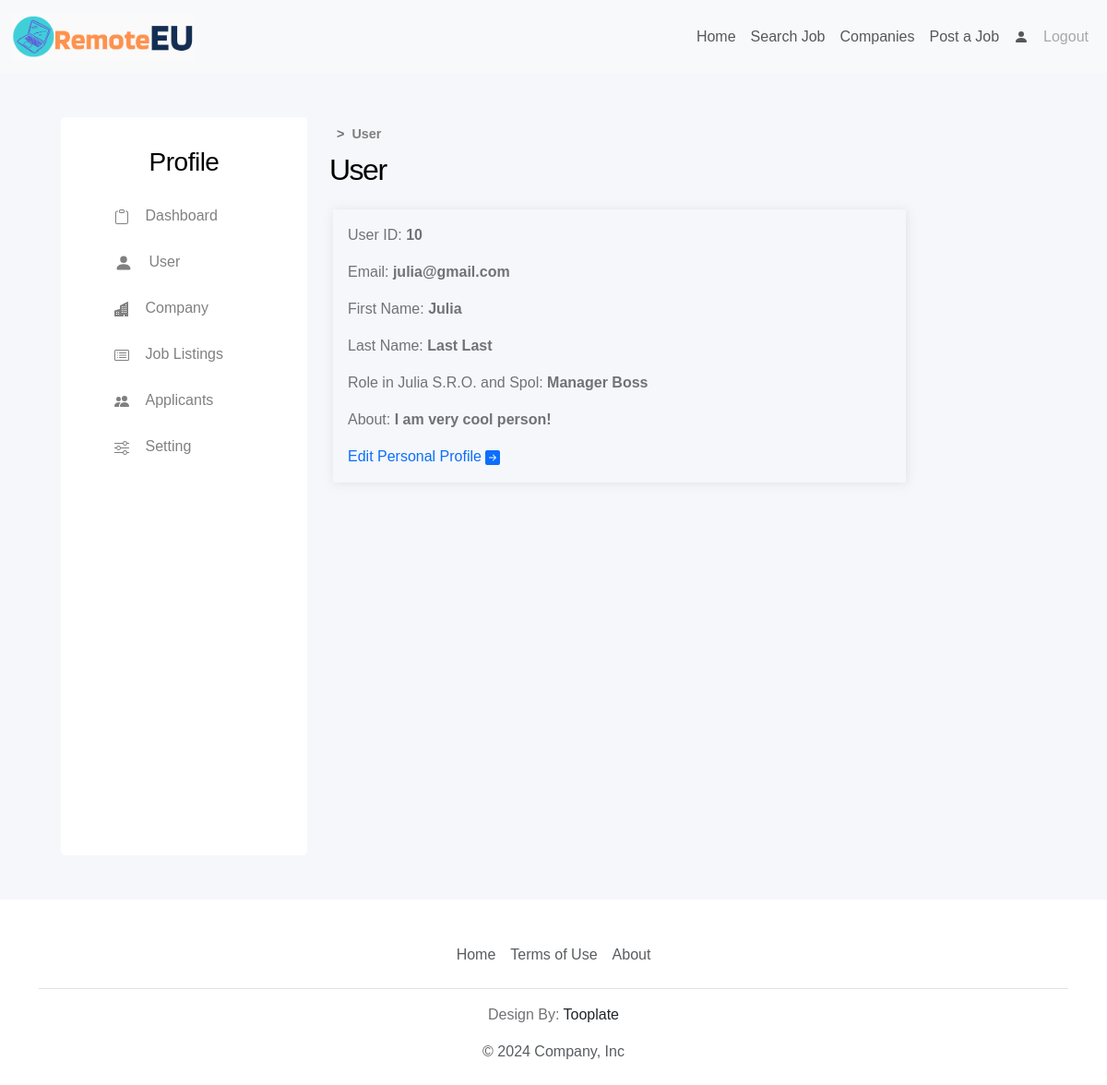
The app's page /user (signed in) with its own data.
### tables.py (models this page shows, shortened)
class User(UserMixin, db.Model):
    id: Mapped[int] = mapped_column(Integer, primary_key=True)
    email: Mapped[str] = mapped_column(String(100), unique=True)
    password: Mapped[str] = mapped_column(String(100))
    company: Mapped[str] = mapped_column(String(100))

class PersonalProfile(db.Model):
    user_id: Mapped[int] = mapped_column(Integer, ForeignKey(User.id), primary_key=True)
    f_name: Mapped[str] = mapped_column(String(100))
    l_name: Mapped[str] = mapped_column(String(100))
    role: Mapped[str] = mapped_column(String(100))
    about: Mapped[str] = mapped_column(String(500))

### main.py (the view)
@app.route('/user', methods=['GET', 'POST'])
@login_required
def user():
    existing_profile = PersonalProfile.query.filter_by(user_id=current_user.id).first()
    return render_template('profile/user.html',
                           existing_profile=existing_profile,
                           logged_in = current_user.is_authenticated)

### main.py (called while the page is built)
@login_manager.user_loader
def load_user(user_id):
    return db.get_or_404(User, user_id)

### templates/profile/user.html (shortened to what this page needs)
{% extends "base_profile.html" %} {% block profile_content %}
<section id="user">
    <div class="container">
        <div id="breadcrumbs" class="d-flex my-2">
            <p class="mx-2">></p>
            <a href="{{ url_for('user') }}">User</a>
        </div>
        <h2>User</h2>
        <div class="row justify-content-lg-between justify-content-md-center justify-content-sm-center p-3">
            <div class="col-lg-10 col-md-10 col-sm-12 p-3 mb-5 shadow-strong">
                <div>
                    <p>User ID: <span class="fw-bold">{{ current_user.id }}</span></p>
                </div>
                <div class="row">
                    <p>Email: <span class="fw-bold">{{ current_user.email }}</span></p>
                </div>
                <div class="row">
                    <p>First Name: <span class="fw-bold">{{ existing_profile.f_name }}</span></p>
                </div>
                <div class="row">
                    <p>Last Name: <span class="fw-bold">{{ existing_profile.l_name }}</span></p>
                </div>
                <div class="row">
                    <p>Role in {{ current_user.company }}: <span class="fw-bold">{{ existing_profile.role }}</span></p>
                </div>
                <div class="row">
                    <p>About: <span class="fw-bold">{{ existing_profile.about }}</span></p>
                </div>
                <a href="{{ url_for('edit_user') }}" class="text-decoration-none">
                    Edit Personal Profile
                </a>
            </div>
        </div>
    </div>
</section>
{% endblock %}

### static/css/styles.css (style rules this page uses)
:root { --white-color: #ffffff; --primary-color: #5d52ba; --secondary-color: #0dcaf0; --section-bg-color: #f0f8ff; --section-bg-color2: #f5f7fa; --custom-btn-bg-color: #f65129; --social-icon-link-bg-color: #7f73eb; --dark-color: #000000; --p-color: #717275; --border-color: #e9eaeb; --body-font-family: 'League Spartan', sans-serif; }
body { background-color: var(--white-color); font-family: var(--body-font-family); }
h1, h2, h3, h4, h5, h6 { color: var(--dark-color); font-weight: var(--font-weight-semibold); letter-spacing: -0.5px; }
h1, h2 { letter-spacing: -1.5px; }
p { color: var(--p-color); font-size: var(--p-font-size); font-weight: var(--font-weight-light); }
a { text-decoration: none; }
section { background-color: var(--section-bg-color2); }
.shadow-strong { -webkit-box-shadow: 1px 1px 10px 0px rgba(217,217,217,0.6); -moz-box-shadow: 1px 1px 10px 0px rgba(217,217,217,0.6); box-shadow: 1px 1px 10px 0px rgba(217,217,217,0.7); }
#breadcrumbs { margin-bottom: 10px; }
#breadcrumbs a { transition-duration: 200ms; border-radius: 5px; color: grey; text-decoration: none; }
#breadcrumbs a, #breadcrumbs p { font-size: 0.9em; font-weight: 600; margin-top: auto; margin-bottom: auto; }

### records on screen
User: id "10", email "julia@gmail.com", company "Julia S.R.O. and Spol"
PersonalProfile: f_name "Julia", l_name "Last Last", role "Manager Boss", about "I am very cool person!"
